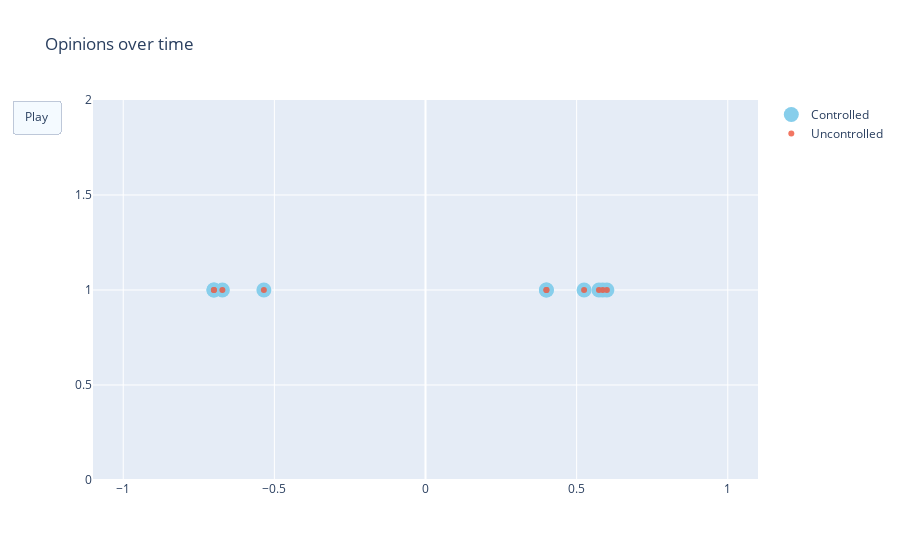

Write notebook code for a chart like this one.
### Code cell
fig = go.Figure(
    data=[go.Scatter(x=c_xs[:, 0].flatten(), y=np.ones(eq.var_dim-1),
                         mode='markers',
                         name="Controlled", marker=dict(color='SkyBlue', size=15)),
         go.Scatter(x=uc_xs[:, 0].flatten(), y=np.ones(eq.var_dim-1),
                         mode='markers',
                         name="Uncontrolled", opacity=0.8)],
    layout=go.Layout(
        xaxis=dict(range=[-1.1, 1.1], autorange=False),
        yaxis=dict(range=[0, 2], autorange=False),
        title="Opinions over time",
        updatemenus=[dict(
            type="buttons",
            buttons=[dict(label="Play",
                          method="animate",
                          args=[None, {"frame": {"duration": 25, 
                                                                        "redraw": False},
                                                              "fromcurrent": True, 
                                                              "transition": {"duration": 0.1}}])])]
    ),
    frames=[go.Frame(data=[go.Scatter(x=c_xs[:, i].flatten(), y=np.ones(eq.var_dim-1),
                         mode='markers',
                         name="Controlled", marker=dict(color='SkyBlue', size=15)),
                          go.Scatter(x=uc_xs[:, i].flatten(), y=np.ones(eq.var_dim-1),
                         mode='markers',
                         name="Uncontrolled", opacity=0.8)]) for i in range(c_xs.shape[1])]
)
fig.update_layout(transition = {'duration': 0.1})
fig.show()

### Figure 1 — Plotly figure (JSON) as saved in the notebook; plotly's stock layout.template omitted (floating-point values rounded to 4 significant figures)
{"data": [{"marker": {"color": "SkyBlue", "size": 15}, "mode": "markers", "name": "Controlled", "type": "scatter", "x": [-0.7, -0.672, -0.7, -0.5347, 0.4, 0.5864, 0.4, 0.6, 0.5738, 0.5246], "y": [1, 1, 1, 1, 1, 1, 1, 1, 1, 1]}, {"mode": "markers", "name": "Uncontrolled", "opacity": 0.8, "type": "scatter", "x": [-0.7, -0.672, -0.7, -0.5347, 0.4, 0.5864, 0.4, 0.6, 0.5738, 0.5246], "y": [1, 1, 1, 1, 1, 1, 1, 1, 1, 1]}], "layout": {"title": {"text": "Opinions over time"}, "transition": {"duration": 0.1}, "updatemenus": [{"buttons": [{"args": [null, {"frame": {"duration": 25, "redraw": false}, "fromcurrent": true, "transition": {"duration": 0.1}}], "label": "Play", "method": "animate"}], "type": "buttons"}], "xaxis": {"autorange": false, "range": [-1.1, 1.1]}, "yaxis": {"autorange": false, "range": [0, 2]}}}
